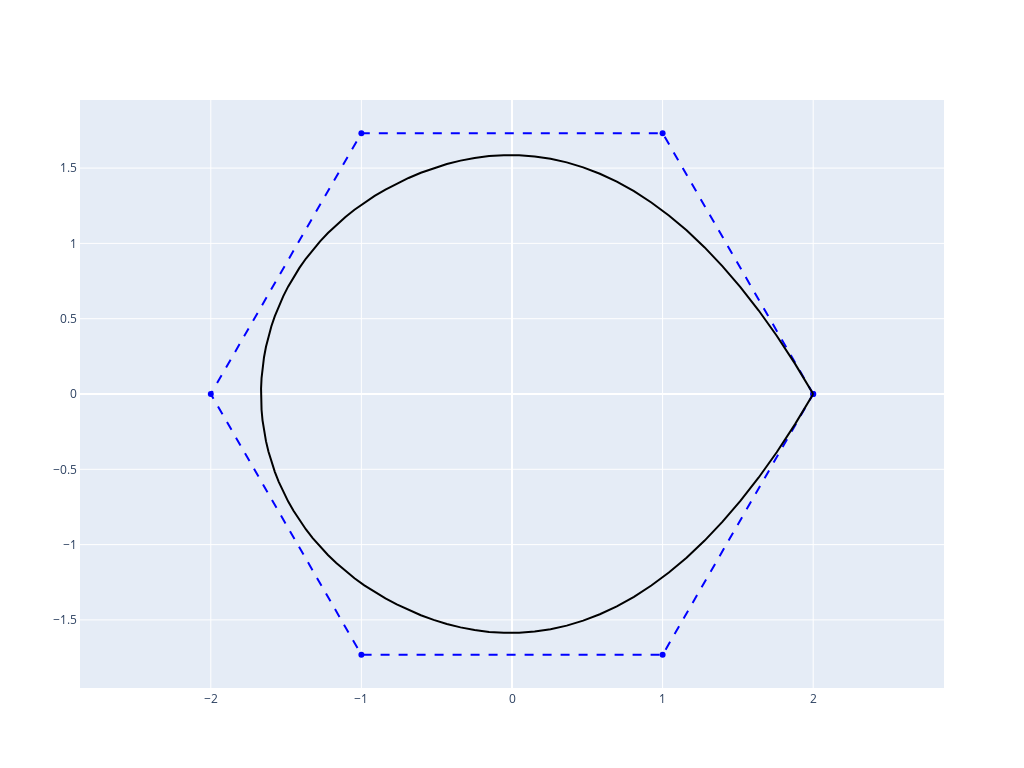

Notebook code for this chart:
### Markdown cell above
Preview Geometry

### Code cell
# to test the perodic curve

curve = BSpline.Curve()
curve.degree= 3
curve.ctrlpts = allVerticesInner[0]
curve.knotvector = utilities.generate_knot_vector(curve.degree, curve.ctrlpts_size)

# tangent_vector = utilities.vector_generate(curve.ctrlpts[0], curve.ctrlpts[-1])  # Calculate the vector between start and end points
# curve.ctrlpts[1] = tuple(utilities.vector_add(curve.ctrlpts[0], tangent_vector))  # Set the modified control point 1
# curve.ctrlpts[-2] = tuple(utilities.vector_add(curve.ctrlpts[-1], tangent_vector))  # Set the modified control point 2

curve.vis = vis.VisCurve2D(ctrlpts=True, legend=False)
print("Generating visualization, please wait...")
curve.render(colormap=cm.terrain)

### Figure 1 — Plotly figure (JSON) as saved in the notebook; plotly's stock layout.template omitted (floating-point values rounded to 4 significant figures)
{"data": [{"line": {"color": "blue", "dash": "dash", "width": 2}, "mode": "lines+markers", "name": "control points", "type": "scatter", "x": [2, 1.0, -1.0, -2, -1.0, 1.0, 2], "y": [0, 1.732, 1.732, 2.449e-16, -1.732, -1.732, -4.899e-16]}, {"line": {"color": "black", "width": 2}, "mode": "lines", "name": "curve", "type": "scatter", "x": [2, 1.879, 1.758, 1.637, 1.517, 1.397, 1.277, 1.159, 1.042, 0.9251, 0.8099, 0.6959, 0.5834, 0.4725, 0.3634, 0.256, 0.1507, 0.04741, -0.05359, -0.1522, -0.2484, -0.3418, -0.4326, -0.5204, -0.6052, -0.6868, -0.7651, -0.8402, -0.912, -0.9806, -1.046, -1.108, -1.167, -1.222, -1.274, -1.323, -1.369, -1.412, -1.451, -1.487, -1.519, -1.549, -1.575, -1.598, -1.617, -1.634, -1.647, -1.656, -1.663, -1.666, -1.666, -1.663, -1.656, -1.647, -1.634, -1.617, -1.598, -1.575, -1.549, -1.519, -1.487, -1.451, -1.412, -1.369, -1.323, -1.274, -1.222, -1.167, -1.108, -1.046, -0.9806, -0.912, -0.8402, -0.7651, -0.6868, -0.6052, -0.5204, -0.4326, -0.3418, -0.2484, -0.1522, -0.05359, 0.04741, 0.1507, 0.256, 0.3634, 0.4725, 0.5834, 0.6959, 0.8099, 0.9251, 1.042, 1.159, 1.277, 1.397, 1.517, 1.637, 1.758, 1.879, 2], "y": [0, 0.2016, 0.3867, 0.5561, 0.7102, 0.8496, 0.9749, 1.087, 1.185, 1.272, 1.346, 1.41, 1.462, 1.505, 1.538, 1.562, 1.578, 1.585, 1.586, 1.58, 1.567, 1.55, 1.527, 1.5, 1.469, 1.435, 1.397, 1.358, 1.315, 1.271, 1.223, 1.174, 1.123, 1.069, 1.014, 0.9567, 0.8979, 0.8376, 0.7758, 0.7128, 0.6485, 0.5832, 0.5168, 0.4497, 0.3817, 0.3132, 0.2441, 0.1747, 0.1049, 0.03499, -0.03499, -0.1049, -0.1747, -0.2441, -0.3132, -0.3817, -0.4497, -0.5168, -0.5832, -0.6485, -0.7128, -0.7758, -0.8376, -0.8979, -0.9567, -1.014, -1.069, -1.123, -1.174, -1.223, -1.271, -1.315, -1.358, -1.397, -1.435, -1.469, -1.5, -1.527, -1.55, -1.567, -1.58, -1.586, -1.585, -1.578, -1.562, -1.538, -1.505, -1.462, -1.41, -1.346, -1.272, -1.185, -1.087, -0.9749, -0.8496, -0.7102, -0.5561, -0.3867, -0.2016, -4.899e-16]}], "layout": {"autosize": false, "height": 768, "showlegend": false, "width": 1024, "xaxis": {"showgrid": true, "showline": true, "showticklabels": true, "zeroline": true}, "yaxis": {"scaleanchor": "x", "showgrid": true, "showline": true, "showticklabels": true, "zeroline": true}}}
